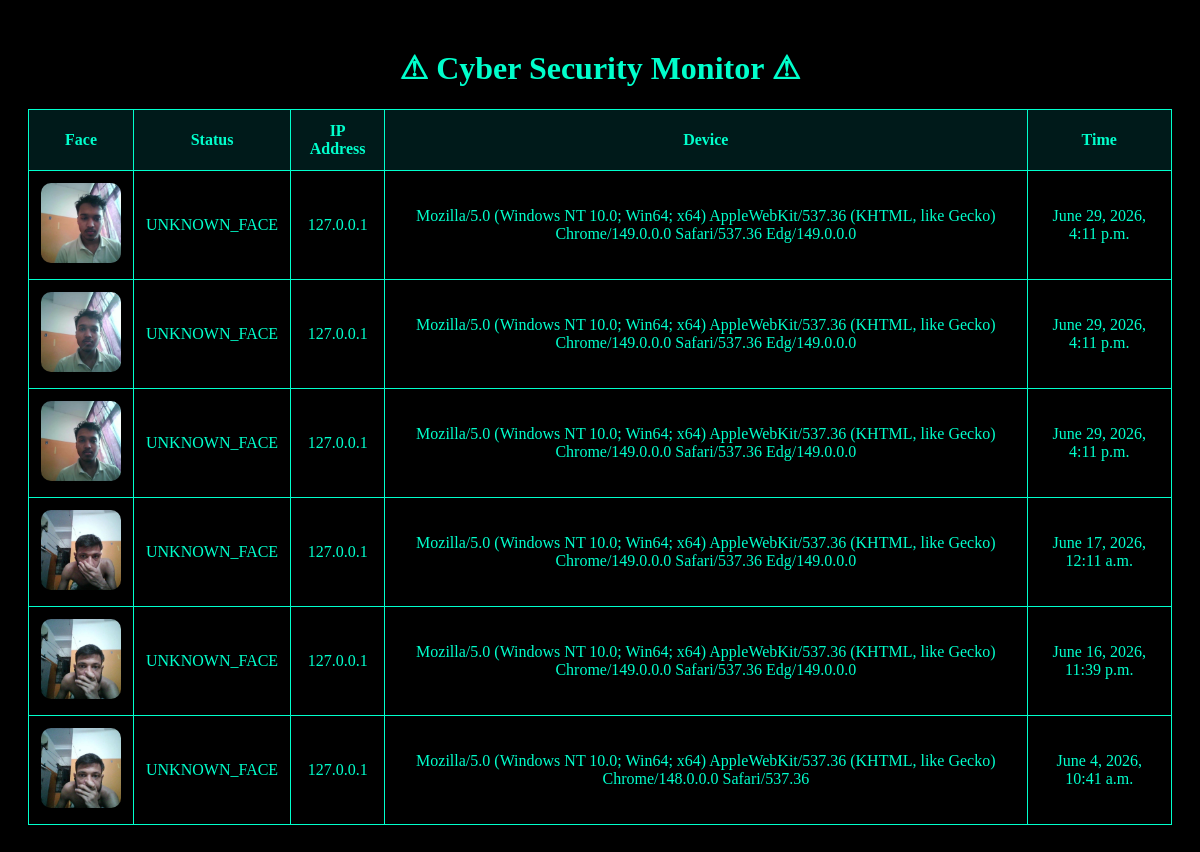
Page /api/face/security-monitor/ on the committed database.
### authapp/models.py (models this page shows, shortened)
class LoginActivity(models.Model):
    STATUS_CHOICES = [
        ('SUCCESS', 'Success'),
        ('FAILED', 'Failed'),
        ('UNKNOWN_FACE', 'Unknown Face'),
        ('LIVENESS_FAILED', 'Liveness Failed'),
    ]
    user = models.ForeignKey(
        User,
        on_delete=models.SET_NULL,
        null=True,
        blank=True
    )
    login_time = models.DateTimeField(auto_now_add=True)
    logout_time = models.DateTimeField(
        null=True,
        blank=True
    )
    ip_address = models.CharField(
        max_length=100,
        blank=True,
        null=True
    )
    device_info = models.TextField(
        blank=True,
        null=True
    )
    status = models.CharField(
        max_length=30,
        choices=STATUS_CHOICES
    )
    face_image = models.ImageField(
        upload_to='login_faces/',
        null=True,
        blank=True
    )
    session_duration = models.DurationField(
        null=True,
        blank=True
    )

### authapp/views.py (the view)
# urls.py: path('security-monitor/',views.security_monitor,name='security_monitor'),
def security_monitor(request):
    logs = LoginActivity.objects.all().order_by('-login_time')
    return render(
        request,
        'security_monitor.html',
        {'logs': logs}
    )

### templates/security_monitor.html (shortened to what this page needs)
<!DOCTYPE html>
<html lang="en">
<head>
</head>
<body>
    <h1>⚠ Cyber Security Monitor ⚠</h1>
    <table>
        <tr>
            <th>Face</th>
            <th>Status</th>
            <th>IP Address</th>
            <th>Device</th>
            <th>Time</th>
        </tr>
        {% for log in logs %}
        <tr>
            <td>
                {% if log.face_image %}
                <img src="{{ log.face_image.url }}">
                {% else %}
                No Image
                {% endif %}
            </td>
            <td>{{ log.status }}</td>
            <td>{{ log.ip_address }}</td>
            <td>{{ log.device_info }}</td>
            <td>{{ log.login_time }}</td>
        </tr>
        {% endfor %}
    </table>
</body>
</html>

### templates/security_monitor.html (style rules this page uses)
body { background: black; color: #00ffcc; font-family: Consolas; padding: 20px; }
h1 { text-align: center; color: #00ffcc; }
table { width: 100%; border-collapse: collapse; margin-top: 20px; }
th, td { border: 1px solid #00ffcc; padding: 12px; text-align: center; }
th { background: #001a1a; }
img { width: 80px; height: 80px; object-fit: cover; border-radius: 10px; }

### rows in the picture
LoginActivity: face_image (picture), status "UNKNOWN_FACE", ip_address "127.0.0.1", device_info "Mozilla/5.0 (Windows NT 10.0; Win64; x64) AppleWebKit/537.36 (KHTML, like Gecko) Chrome/149.0.0.0 Safari/537.36 Edg/149.0.0.0", login_time "June 29, 2026, 4:11 p.m."
LoginActivity: face_image (picture), status "UNKNOWN_FACE", ip_address "127.0.0.1", device_info "Mozilla/5.0 (Windows NT 10.0; Win64; x64) AppleWebKit/537.36 (KHTML, like Gecko) Chrome/149.0.0.0 Safari/537.36 Edg/149.0.0.0", login_time "June 29, 2026, 4:11 p.m."
LoginActivity: face_image (picture), status "UNKNOWN_FACE", ip_address "127.0.0.1", device_info "Mozilla/5.0 (Windows NT 10.0; Win64; x64) AppleWebKit/537.36 (KHTML, like Gecko) Chrome/149.0.0.0 Safari/537.36 Edg/149.0.0.0", login_time "June 29, 2026, 4:11 p.m."
LoginActivity: face_image (picture), status "UNKNOWN_FACE", ip_address "127.0.0.1", device_info "Mozilla/5.0 (Windows NT 10.0; Win64; x64) AppleWebKit/537.36 (KHTML, like Gecko) Chrome/149.0.0.0 Safari/537.36 Edg/149.0.0.0", login_time "June 17, 2026, 12:11 a.m."
LoginActivity: face_image (picture), status "UNKNOWN_FACE", ip_address "127.0.0.1", device_info "Mozilla/5.0 (Windows NT 10.0; Win64; x64) AppleWebKit/537.36 (KHTML, like Gecko) Chrome/149.0.0.0 Safari/537.36 Edg/149.0.0.0", login_time "June 16, 2026, 11:39 p.m."
LoginActivity: face_image (picture), status "UNKNOWN_FACE", ip_address "127.0.0.1", device_info "Mozilla/5.0 (Windows NT 10.0; Win64; x64) AppleWebKit/537.36 (KHTML, like Gecko) Chrome/148.0.0.0 Safari/537.36", login_time "June 4, 2026, 10:41 a.m."
